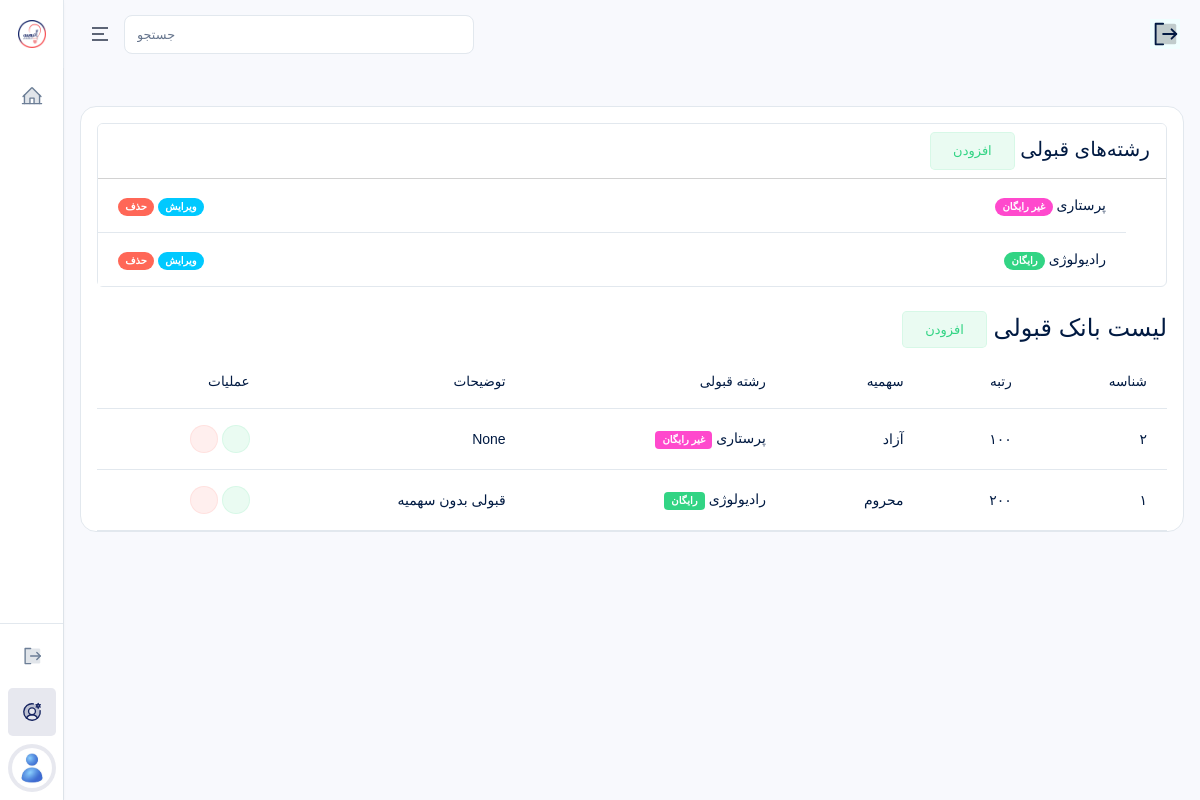
The app's page /accounts/admins/rank-banks/ (signed in), older data.
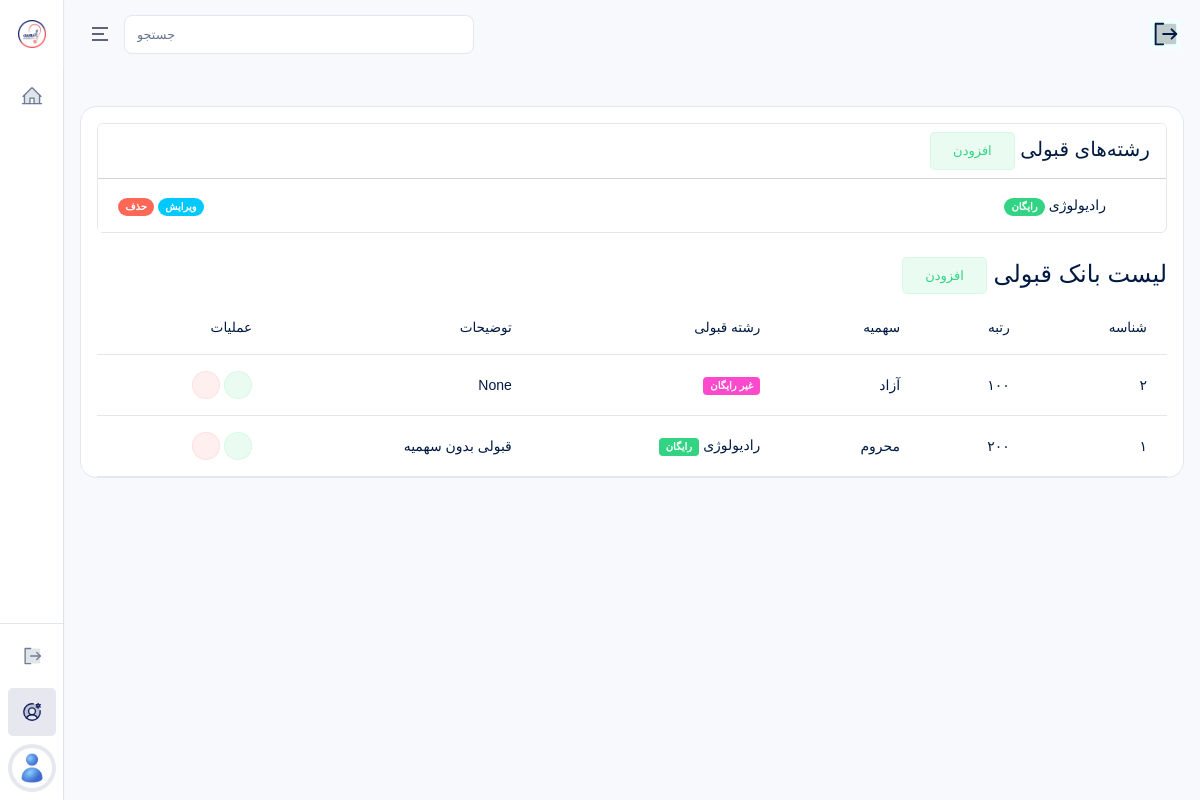
The same page, newer data.
### pages/models.py (models this page shows, shortened)
class RankField(models.Model):
    field = models.CharField(
        max_length=200,
        verbose_name="رشته قبولی"
    )
    is_free = models.BooleanField(
        default=False,
        verbose_name="رایگان"
    )
    class Meta:
        verbose_name = "دسته بندی رشته"
        verbose_name_plural = "دسته بندی رشته ها"
        ordering = ["-id"]

class RankBank(models.Model):
    QUOTA_CHOICES = (
        ("1", "آزاد"),
        ("2", "محروم"),
        ("3", "ایثارگران ۵٪"),
        ("4", "ایثارگران ۲۵٪"),
        ("5", "سایر"),
    )
    rank = models.PositiveIntegerField(
        verbose_name="رتبه"
    )
    quota = models.CharField(
        max_length=1,
        choices=QUOTA_CHOICES,
        verbose_name="سهمیه"
    )
    field = models.ForeignKey(
        RankField,
        on_delete=models.SET_NULL,
        null=True,
        blank=True,
        related_name="rank_field_bank",
        verbose_name="رشته قبولی"
    )
    description = models.CharField(
        max_length=500,
        verbose_name="توضیحات",
        null=True,
        blank=True
    )
    class Meta:
        verbose_name = "رتبه قبولی"
        verbose_name_plural = "رتبه قبولی ها"
        ordering = ["rank"]

### accounts/views.py (the view)
# urls.py: path("admins/rank-banks/", RankBankListView.as_view(), name="rank_bank_list"),
class RankBankListView(RoleRequiredMixin, SuperAdminSidebarContextMixin, ListView):
    allowed_roles = ["super_admin"]
    model = RankBank
    template_name = "accounts/admins/rank_bank_list.html"
    context_object_name = "rank_banks"
    def get_queryset(self):
        return RankBank.objects.select_related("field")
    def get_context_data(self, **kwargs):
        context = super().get_context_data(**kwargs)
        context["rank_fields"] = RankField.objects.all()
        return context

### accounts/mixins.py (called while the page is built)
    def get_context_data(self, **kwargs):
        context = super().get_context_data(**kwargs)
        context.update({
            "PlansIntroductionCreated": PlansIntroduction.objects.first(),
            "CounselingIntroductionCreated": CounselingIntroduction.objects.first(),
            "EstimationIntroductionCreated": EstimationIntroduction.objects.first(),
            "ChoiceIntroductionCreated": ChoiceIntroduction.objects.first(),
            "LiveIntroductionCreated": LiveIntroduction.objects.first(),
            "AboutUsIntroductionCreated": AboutUsIntroduction.objects.first(),
            "DataIntroductionCreated": DataIntroduction.objects.first(),
        })
        return context

    def test_func(self):
        return (
            self.request.user.is_authenticated and
            self.request.user.role in self.allowed_roles and
            not self.request.user.is_suspended
        )

### templates/accounts/admins/rank_bank_list.html (shortened to what this page needs)
{% extends 'bases/dashboard.html' %}
{% load static %}
{% block content %}
<div class="card mb-4" dir="rtl">
    <div class="card-header">
        <h5 class="mb-0">
            رشته‌های قبولی
            <a href="{% url 'rank_field_add' %}">
                <span class="btn btn-success-transparent">افزودن</span>
            </a>
        </h5>
    </div>
    <div class="card-body p-0">
        <ul class="list-group list-group-flush">
            {% for field in rank_fields %}
                <li class="list-group-item d-flex justify-content-between align-items-center">
                    <span>
                        {{ field.field }}
                        {% if field.is_free %}
                            <span class="badge bg-success rounded-pill">
                                رایگان
                            </span>
                        {% else %}
                            <span class="badge bg-secondary rounded-pill">
                                غیر رایگان
                            </span>
                        {% endif %}
                    </span>
                    <div>
                        <a href="{% url 'rank_field_edit' field.id %}">
                            <span class="badge bg-info rounded-pill">ویرایش</span>
                        </a>
                        <a href="{% url 'rank_field_delete' field.id %}">
                            <span class="badge bg-danger rounded-pill">حذف</span>
                        </a>
                    </div>
                </li>
            {% empty %}
                <li class="list-group-item text-center text-muted py-4">
                    رشته‌ای ثبت نشده است.
                </li>
            {% endfor %}
        </ul>
    </div>
</div>
<div class="table-responsive" dir="rtl">
    <div class="card-header justify-content-between">
        <div class="card-title">
            <h4>
                لیست بانک قبولی
                <a href="{% url 'rank_bank_add' %}">
                    <span class="btn btn-success-transparent">افزودن</span>
                </a>
            </h4>
        </div>
    </div>
    <table class="table text-nowrap table-hover">
        <thead>
            <tr>
                <th scope="col">شناسه</th>
                <th scope="col">رتبه</th>
                <th scope="col">سهمیه</th>
                <th scope="col">رشته قبولی</th>
                <th scope="col">توضیحات</th>
                <th scope="col">عملیات</th>
            </tr>
        </thead>
        <tbody>
            {% for rank_bank in rank_banks %}
            <tr>
                <td>
                    {{ rank_bank.id }}
                </td>
                <td>
                    {{ rank_bank.rank }}
                </td>
                <td>{{ rank_bank.get_quota_display }}</td>
                <td>
                    {{ rank_bank.field.field }}
                    {% if rank_bank.field.is_free %}
                        <span class="badge bg-success">رایگان</span>
                    {% else %}
                        <span class="badge bg-secondary">غیر رایگان</span>
                    {% endif %}
                </td>
                <td>{{ rank_bank.description }}</td>
                <td>
                    <a href="{% url 'rank_bank_edit' rank_bank.id %}" class="btn btn-icon btn-sm btn-success-transparent rounded-pill">
                        <i class="ri-edit-2-line"></i>
                    </a>
                    <a href="{% url 'rank_bank_delete' rank_bank.id %}" class="btn btn-icon btn-sm btn-danger-transparent rounded-pill">
                        <i class="ri-delete-bin-line"></i>
                    </a>
                </td>
            </tr>
            {% empty %}
            <tr>
                <td colspan="6" style="text-align: center;">
                    موردی یافت نشد.
                </td>
            </tr>
            {% endfor %}
        </tbody>
    </table>
</div>
{% endblock %}

Row changes from the older to the newer data that the page shows:
removed RankField: field "پرستاری", is_free "غیر رایگان"
changed RankBank "آزاد": field.field "پرستاری" → (not shown)
